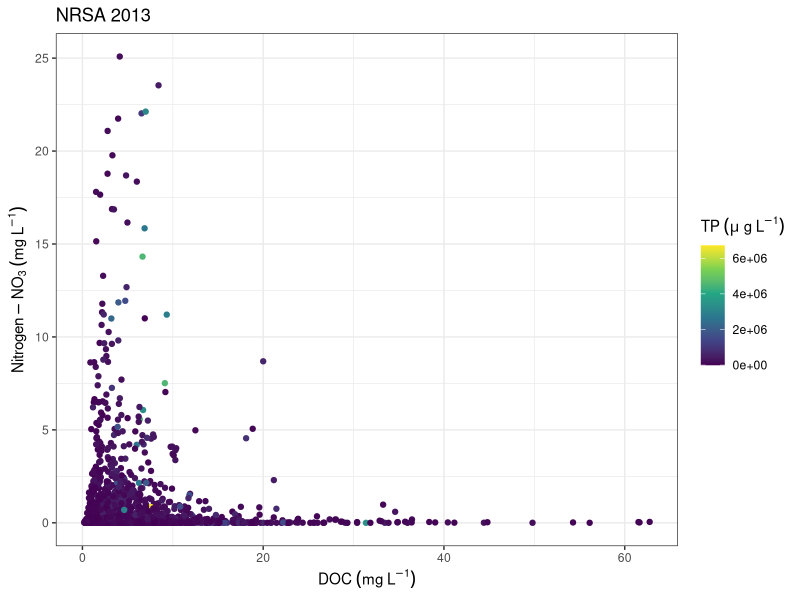
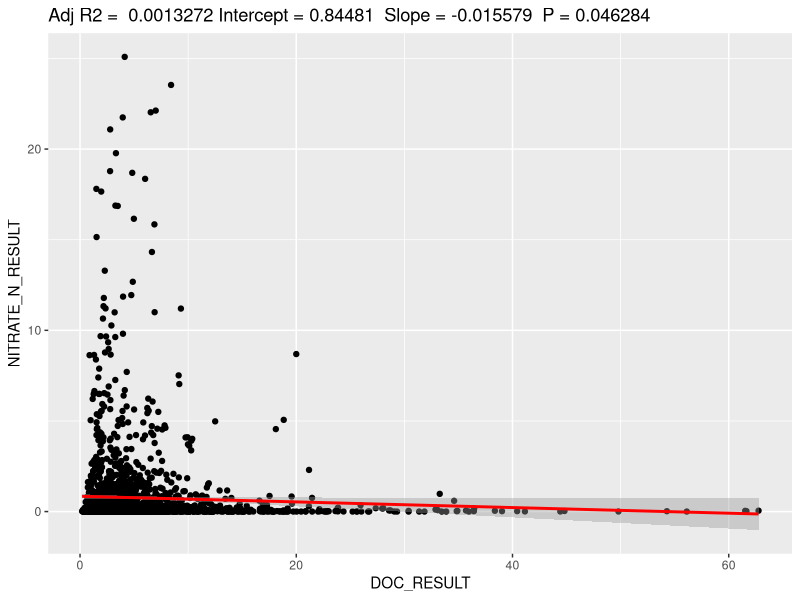
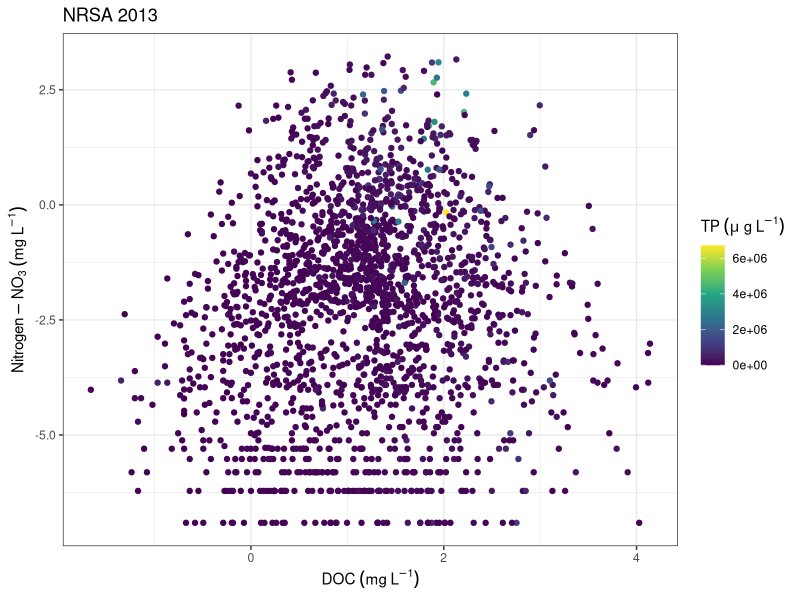
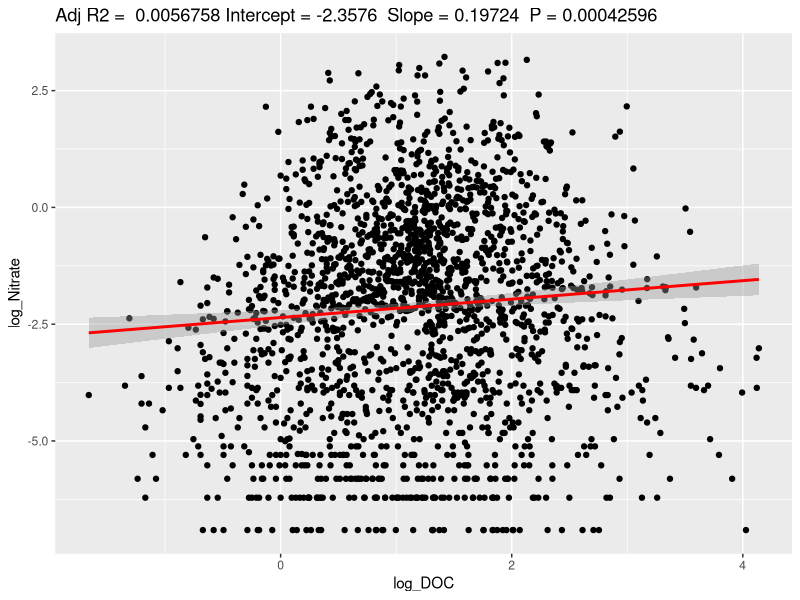
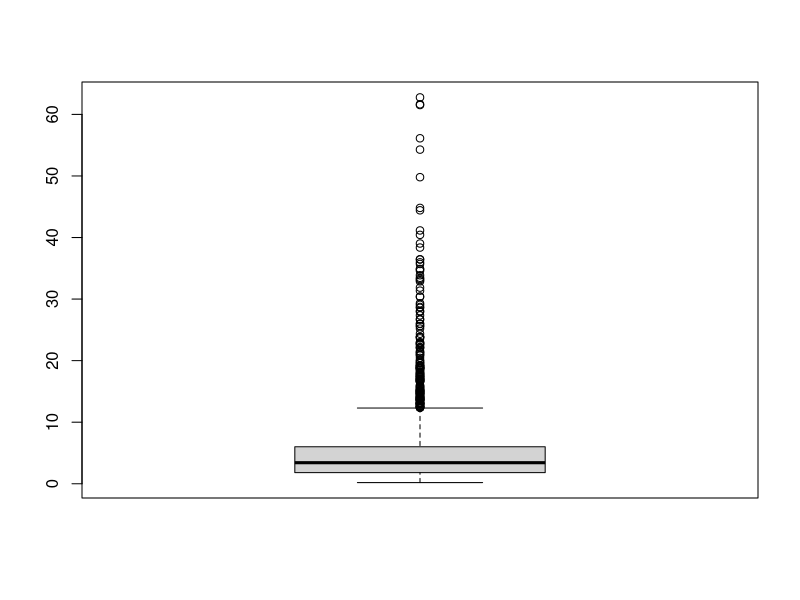
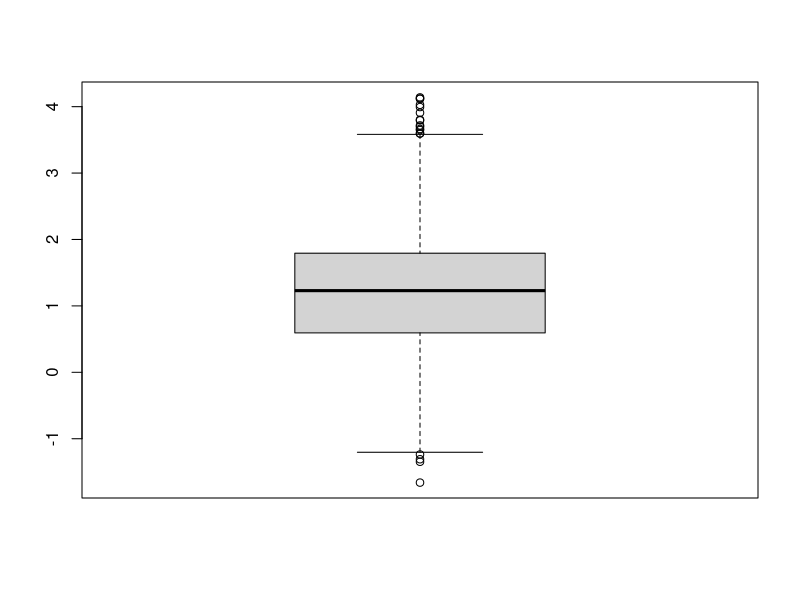
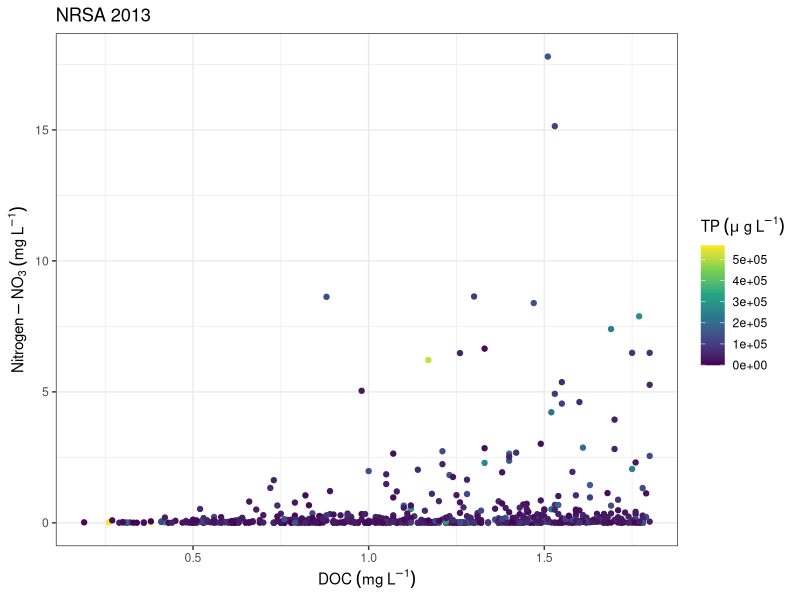
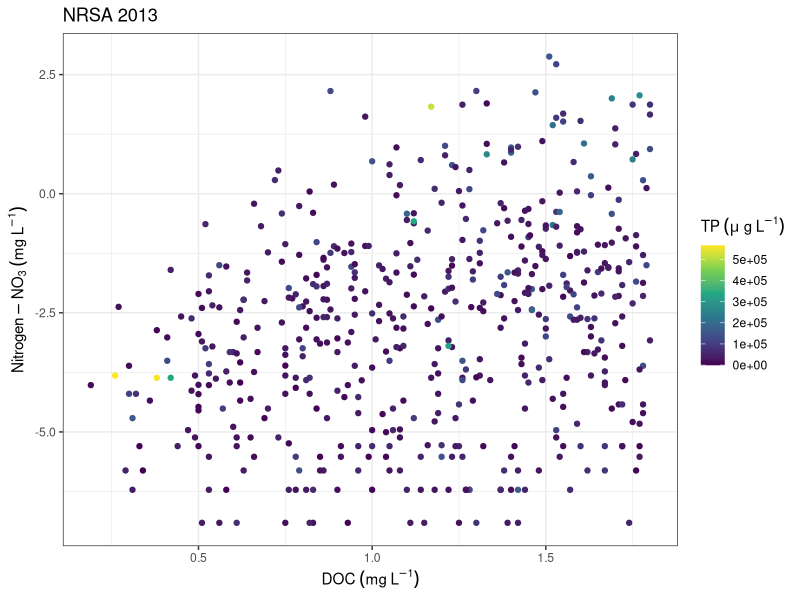

These figures' R source, in order:
library(ggplot2)
library(tidyverse)

setwd("~/STOICH.Aim1/Data/NLA")


ggplotRegression <- function (fit) {
  
  require(ggplot2)
  
  ggplot(fit$model, aes_string(x = names(fit$model)[2], y = names(fit$model)[1])) + 
    geom_point() +
    stat_smooth(method = "lm", col = "red") +
    labs(title = paste("Adj R2 = ",signif(summary(fit)$adj.r.squared, 5),
                       "Intercept =",signif(fit$coef[[1]],5 ),
                       " Slope =",signif(fit$coef[[2]], 5),
                       " P =",signif(summary(fit)$coef[2,4], 5)))
}

test_data <- data.frame(read.csv("ChemData_NLArs2013.csv"))

model_2013 <- lm(NITRATE_N_RESULT~DOC_RESULT, data = test_data)
summary(model_2013)

ggplot(test_data) +
  geom_point(aes(DOC_RESULT, NITRATE_N_RESULT, color = PTL_RESULT * 1000)) +
  scale_color_viridis_c("TP"~(mu~g~L^-1)) +
  theme_bw() +
  labs(title = "NRSA 2013",
       x = "DOC"~(mg~L^-1)) +
  ylab(expression(Nitrogen - NO[3]~(mg~L^-1)))

ggplotRegression(lm( NITRATE_N_RESULT ~ DOC_RESULT, data = test_data))

#Taking Log of Data
test_dataLOGS <- test_data %>%
  mutate(log_Nitrate = log(NITRATE_N_RESULT)) %>%
  mutate(log_DOC = log(DOC_RESULT))
                                   # Duplicate data
test_dataLOGS$log_Nitrate[is.na(test_dataLOGS$log_Nitrate) | test_dataLOGS$log_Nitrate == "-Inf"] <- NA

ggplot(test_dataLOGS) +
  geom_point(aes(log_DOC, log_Nitrate, color = PTL_RESULT * 1000)) +
  scale_color_viridis_c("TP"~(mu~g~L^-1)) +
  theme_bw() +
  labs(title = "NRSA 2013",
       x = "DOC"~(mg~L^-1)) +
  ylab(expression(Nitrogen - NO[3]~(mg~L^-1)))

logModel_2013 <- lm(log_Nitrate~DOC_RESULT, data = test_dataLOGS)
summary(logModel_2013)

ggplotRegression(lm(log_Nitrate ~ log_DOC, data = test_dataLOGS))

#Looking only at low DOC's (1st quantile ranve)
boxplot(test_data$DOC_RESULT)
boxplot(test_dataLOGS$log_DOC)

quantile(test_data$DOC_RESULT)

lowDOC_data <- test_data %>%
  filter(DOC_RESULT < quantile(test_data$DOC_RESULT)[2])

ggplot(lowDOC_data) +
  geom_point(aes(DOC_RESULT, NITRATE_N_RESULT, color = PTL_RESULT * 1000)) +
  scale_color_viridis_c("TP"~(mu~g~L^-1)) +
  theme_bw() +
  labs(title = "NRSA 2013",
       x = "DOC"~(mg~L^-1)) +
  ylab(expression(Nitrogen - NO[3]~(mg~L^-1)))

#Should I log DOC or not? What about PTL
log_lowDOC_data <-  lowDOC_data %>%
  mutate(log_Nitrate = log(NITRATE_N_RESULT)) %>%
  mutate(log_DOC = log(DOC_RESULT)) %>%
  mutate(log_PTL = log(PTL_RESULT))

log_lowDOC_data$log_Nitrate[is.na(log_lowDOC_data$log_Nitrate) | log_lowDOC_data$log_Nitrate == "-Inf"] <- NA
log_lowDOC_data$log_PTL[is.na(log_lowDOC_data$log_PTL) | log_lowDOC_data$log_PTL == "-Inf"] <- NA

ggplot(log_lowDOC_data) +
  geom_point(aes(DOC_RESULT, log_Nitrate, color = PTL_RESULT * 1000)) +
  scale_color_viridis_c("TP"~(mu~g~L^-1)) +
  theme_bw() +
  labs(title = "NRSA 2013",
       x = "DOC"~(mg~L^-1)) +
  ylab(expression(Nitrogen - NO[3]~(mg~L^-1)))  
  
ggplotRegression(lm(log_Nitrate ~ PTL_RESULT, data = test_dataLOGS))

ggplot(log_lowDOC_data) +
  geom_point(aes(log(PTL_RESULT), log_Nitrate)) +
  scale_color_viridis_c("TP"~(mu~g~L^-1)) +
  theme_bw() +
  labs(title = "NRSA 2013",
       x = "PTL"~(mg~L^-1)) +
  ylab(expression(Nitrogen - NO[3]~(mg~L^-1))) 

ggplotRegression(lm(log_Nitrate ~ log_PTL, data = log_lowDOC_data))  
